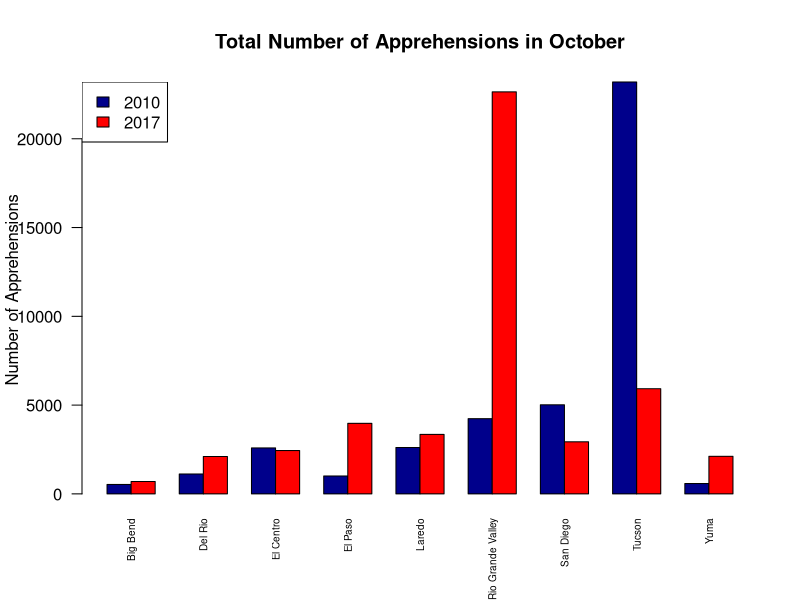
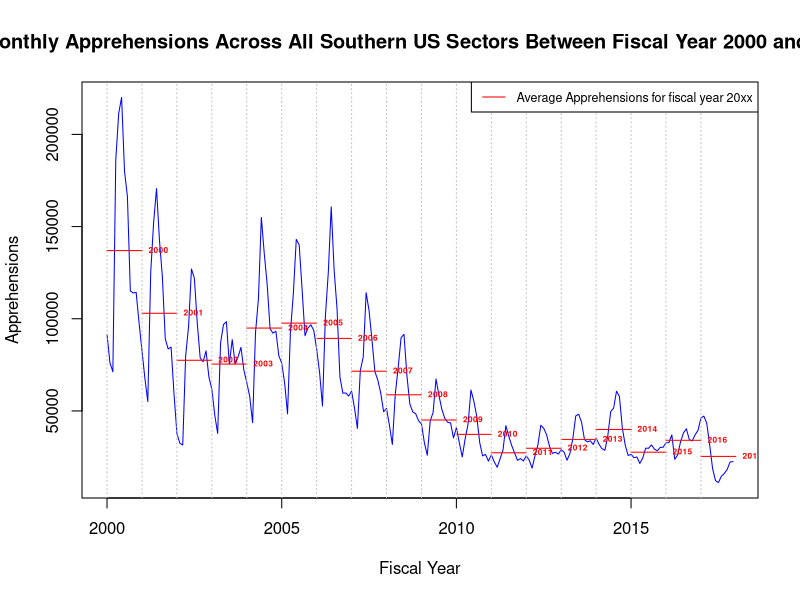

The R script that drew these images, in order:
# Load the data
PB2010 <- read.csv('./Data/BP Apprehensions 2010.csv')
PB2017 <- read.csv('./Data/PB Apprehensions 2017.csv')
monthly <- read.csv('./Data/PB monthly summaries.csv')

# Clean the data
PB2017 <- PB2017[,-14]
PB2017 <- PB2017[-10,]
PB2017 <- cbind(Sector=PB2010$Sector,as.data.frame(sapply(PB2017[2:ncol(PB2017)],function(x){as.integer(gsub(',','',x))})))

# Save cleaned data
saveRDS(PB2010,file="./Data/PB Apprehensions 2010.rds")
saveRDS(PB2017,file='./Data/PB Apprehensions 2017.rds')
saveRDS(monthly,file='./Data/PB monthly summaries.rds')



# PART A plots

# Compare by month

# write a function that would produce barplots by month
# PB1 and PB2 should be dataframes, and the function is designed to let PB2010 = PB1 and PB2017 = PB2
# n should be a string that indicates the month of the graph

month_graph <- function(PB1,PB2,n){
    month <- c('October','November','December','January','Feburary','March','April','May','June','July','August',
               'September')
    time <- which(month==n)
    m <- rbind(PB1[,time+1],PB2[,time+1])
    rownames(m) <- c('2010','2017')
    colnames(m) <- PB2010$Sector
    barplot(as.matrix(m),col=c('darkblue','red'),ylab='Number of Apprehensions',
            main=paste('Total Number of Apprehensions in', n,sep = ' '),
            beside = TRUE,las=2,cex.names = 0.6)
    legend("topleft", 
           legend = rownames(m), 
           fill = c("darkblue", "red"))
}

month_graph(PB2010,PB2017,'October')

# Compare by sector

# write a function that would produce barplots by sector
# PB1 and PB2 should be dataframes, and the functions is designed to take PB2010 as PB1 and PB2017 as PB2
# n should be a string that indicates the sector of the graph

sector_graph <- function(PB1,PB2,n){
    sector <- as.character(PB2010$Sector)
    s <- which(sector==n)
    m <- rbind(PB1[s,2:13],PB2[s,2:13])
    rownames(m) <- c('2010','2017')
    colnames(m) <- c('October','November','December','January','Feburary','March','April','May','June','July','August',
                    'September')
    barplot(as.matrix(m),col=c('yellow','green'),ylab='Number of Apprehensions',
            main=paste('Total Number of Apprehensions in',n,sep = ' '),
            beside = TRUE, las=2)
    legend("topright", 
           legend = rownames(m), 
           fill = c("yellow", "green"))
}


# PART B t-test by sector

# Sector with most apprehensions in 2010
PB2010$Total <- apply(PB2010[,-1],1,sum)
most_2010 <- PB2010[PB2010$Total==max(PB2010$Total),]
most_2010_s <- as.character(PB2010$Sector[PB2010$Total==max(PB2010$Total)]) # gives the name of the sector

# Sector with most apprehensions in 2017
PB2017$Total <- apply(PB2017[,-1],1,sum)
most_2017 <- PB2017[PB2017$Total==max(PB2017$Total),]
most_2017_s <- as.character(PB2017$Sector[PB2017$Total==max(PB2017$Total)]) # gives the name of the sector

# Combine these two rows as a new dataframe
most <- as.data.frame(t(rbind(most_2010,most_2017)))
colnames(most) <- c('2010','2017')
most <- most[-1,]
most <- most[-13,]
most$`2010` <- as.numeric(as.character(most$`2010`))
most$`2017` <- as.numeric(as.character(most$`2017`))

# a variance test first
var.test(most$`2010`,most$`2017`) # the result of the test is that two samples have same variance

# then the initial t-test
t.test(most$`2010`,most$`2017`,paired=FALSE,var.equal = TRUE) 
# with a significance level of 0.05, we have to reject the null hypothesis and conclude that there are differences in mean

# a second t-test to find out if the mean level of apprehension increases from 2010 to 2017
t.test(most$`2010`,most$`2017`,paired=FALSE,var.equal = TRUE,alternative='greater')
# with a significance level of 0.05, we have to reject the null hypothesis and conclude that the mean level in 2010 is greater than the mean level in 2017



# PART C t-test for three month period

# Three months periods

# write a function that would return a dataframe with the total number of apprehensions in 3-month period
# object should be a data frame, particularly, should be either PB2010 or PB2017

three_period <- function(object) {
  period <- data.frame()
  for (i in (1:nrow(object))) {
    for (j in (1:(ncol(object)-3))){
      period[i,j] <- object[i,j+1]+object[i,j+2]+object[i,j+3]
    }
  }
  colnames(period) <- c('Oct-Dec','Nov-Jan','Dec-Feb','Jan-Mar','Feb-Apr','Mar-May','Apr-Jun',
                        'May-Jul','Jun-Aug','Jul-Sep')
  rownames(period) <- PB2017$Sector
  period
}

t_month_2010 <- three_period(PB2010[,1:13])
t_month_2017 <- three_period(PB2017[,1:13])

# Calculate the total apprehension for each three month period and assign a name for the new row
t_month_2010 <- rbind(t_month_2010,colSums(t_month_2010))
rownames(t_month_2010) <- c(rownames(t_month_2010)[-length(rownames(t_month_2010))],'Total')

t_month_2017 <- rbind(t_month_2017,colSums(t_month_2017))
rownames(t_month_2017) <- c(rownames(t_month_2017)[-length(rownames(t_month_2017))],'Total')

# Find the maximum apprehension level for each year and return the time period
max_2010 <- t_month_2010[,t_month_2010[length(t_month_2010),]==max(t_month_2010[length(t_month_2010),])]
max_2017 <- t_month_2017[,t_month_2017[length(t_month_2017),]==max(t_month_2017[length(t_month_2017),])]

max_2010_period <- colnames(t_month_2010)[t_month_2010[length(t_month_2010),]==max(t_month_2010[length(t_month_2010),])] # gives the exact time period of the max level apprehension
max_2017_period <- colnames(t_month_2017)[t_month_2017[length(t_month_2017),]==max(t_month_2017[length(t_month_2017),])] # gives the exact time period of the max level apprehension

# Combine these two samples together under a new data frame
max_three <- as.data.frame(cbind(max_2010,max_2017))

# Perform a variance test first
var.test(max_three$max_2010,max_three$max_2017) # the result of the variance test is that two samples having the same variance

# then do a two-sided t-test
t.test(max_three$max_2010,max_three$max_2017,paired = FALSE,var.equal = TRUE)
# with a significance level of 0.05, we can conclude that means of these two samples are different

# then do a one-sided test to see whether there is an increase in apprehension from 2010 to 2017
t.test(max_three$max_2010,max_three$max_2017,paired=FALSE,var.equal = TRUE,alternative = 'less')
# with a significance level of 0.05, we can conclude that mean level of apprehension in 2017 is greater than the mean level of apprehension in 2010
# thus we can say that there is an increae in meal apprehension level from 2010 to 2017



# PART D time series data

# order the dataset so that the year is in ascending order
monthly <- monthly[order(monthly$year),]

# yearly average apprehension
monthly$mean <- apply(monthly[,-1],1,mean)

ts1 <- monthly[,2:13]
ts2 <- as.vector(t(ts1))
ts3 <- ts(ts2, start = c(2000,1), frequency=12)

tsplot <- function(ts) {
  ts.plot(ts, gpars=list(xlab="Fiscal Year", ylab="Apprehensions", lty=c(1:3)),col='blue',main='Monthly Apprehensions Across All Southern US Sectors Between Fiscal Year 2000 and 2017')
  label <- as.character(seq(from=2000,to=2017))
  for (i in 1:18) {
    segments(monthly$year[i],monthly$mean[i],monthly$year[i]+1,monthly$mean[i],col='red')
    text(x=monthly$year[i]+0.9,y=monthly$mean[i],pos=4,labels=label[i],col='red',cex=0.5,font=2)
  }
  abline(v=2000:2017,col='grey',lty=3)
  legend('topright',lty=1,col='red',legend = 'Average Apprehensions for fiscal year 20xx',cex = 0.75)
}

tsplot(ts3)
